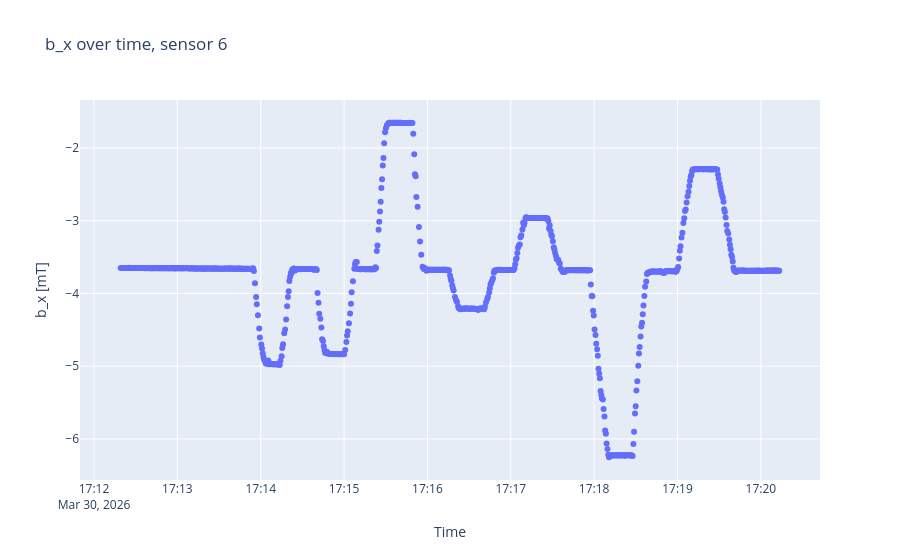
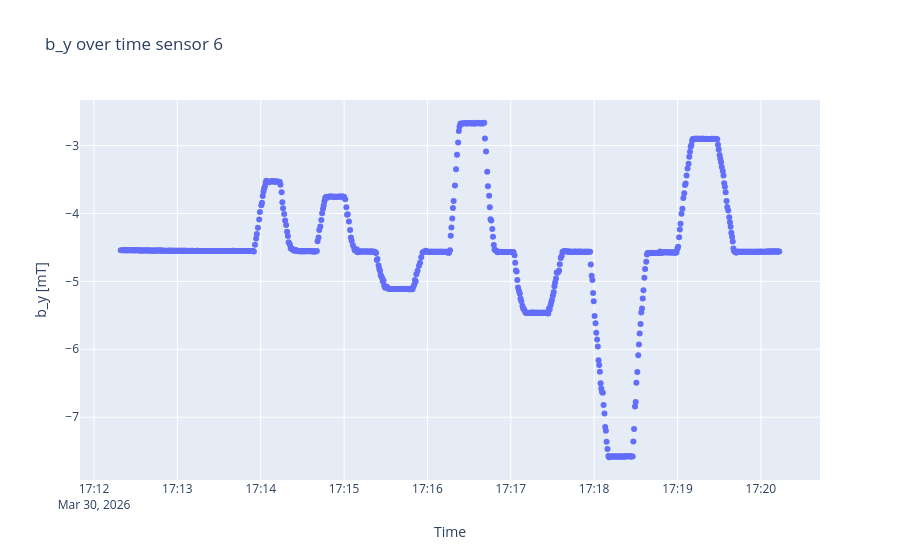

The cell these charts' notebook holds for them, in order:
### Code cell
sensorplots(B3, timestamps3, 6)

### Figure 1 — Plotly figure (JSON) as saved in the notebook; plotly's stock layout.template omitted (floating-point values rounded to 4 significant figures; data arrays with more than 128 entries replaced by an {"elided": "..."} marker saying what was removed)
{"data": [{"mode": "markers", "type": "scatter", "x": {"elided": "787 str values"}, "y": {"elided": "787 float values"}}], "layout": {"title": {"text": "b_x over time, sensor 6"}, "xaxis": {"title": {"text": "Time"}}, "yaxis": {"scaleanchor": "y", "title": {"text": "b_x [mT]"}}}}

### Figure 2 — Plotly figure (JSON) as saved in the notebook; plotly's stock layout.template omitted (floating-point values rounded to 4 significant figures; data arrays with more than 128 entries replaced by an {"elided": "..."} marker saying what was removed)
{"data": [{"mode": "markers", "type": "scatter", "x": {"elided": "787 str values"}, "y": {"elided": "787 float values"}}], "layout": {"title": {"text": "b_y over time sensor 6"}, "xaxis": {"title": {"text": "Time"}}, "yaxis": {"scaleanchor": "y", "title": {"text": "b_y [mT]"}}}}
